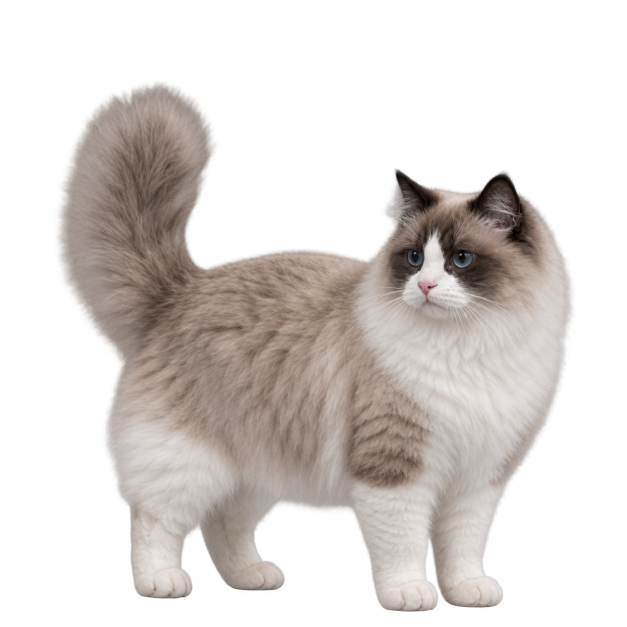
#> input picture Assets/DirectionPoses/Candidates/Raw/Stand_Left3Q_01_raw.png, 1254 x 1254 px, given in place of idle_00.png, which was not available (shown at 1/2 size)
$ python prepare_head_rig.py
#> lines starting #> are read from the running program, lines starting #| are printed output that depends on the picture; after the words box and inside, x2 and y2 are one past the last pixel; in counts of white or black regions, pixels touching at a corner belong together; pictures that were not available may be replaced by others from this repository, and a replacement may not be noted
#> in main, original is the input picture: shape (1254, 1254, 4); mean R, G, B, A 75, 69, 65.6, 104.8
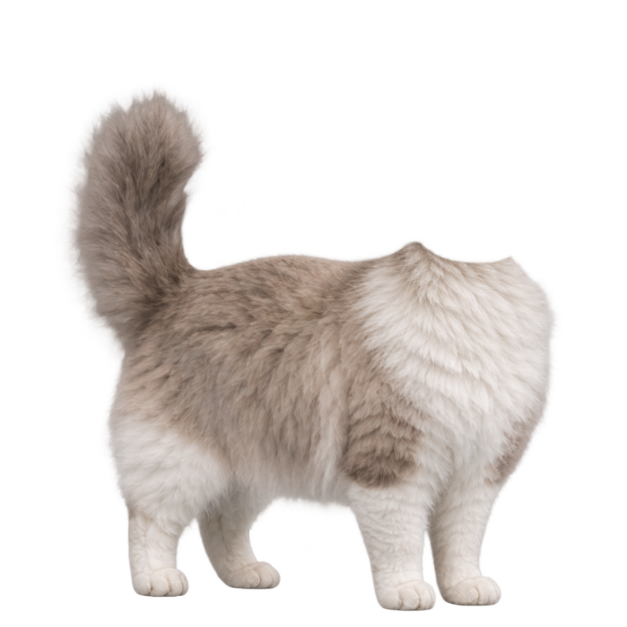
#> input picture Assets/HeadRig/Source/stand_headless_source.png, 1254 x 1254 px (shown at 1/2 size)
#> in main, generated is the input picture: shape (1254, 1254, 4); mean R, G, B, A 71.2, 65.4, 61.6, 91.8
"""Prepare Stand/Sit head-rig layers on the shared 512x512 sprite canvas."""

from __future__ import annotations

import json
from pathlib import Path

import cv2
import numpy as np
from PIL import Image, ImageFilter


ROOT = Path(__file__).resolve().parents[1]
POSES = {
    "Stand": {
        "original": ROOT / "Assets/Sprites/idle/idle_00.png",
        "headless": ROOT / "Assets/HeadRig/Source/stand_headless_source.png",
        "head": (400, 220, 115, 135),
        "clear": (400, 210, 78, 96),
        "patch": (401, 286, 86, 72),
        "neck": (403, 294, 68, 24),
        "chest": (406, 350, 76, 62),
        "pivot": (401, 278),
        "upper": (378, 330, 92, 112),
        "upper_clear": (378, 334, 72, 91),
        "upper_pivot": (370, 408),
    },
    "Sit": {
        "original": ROOT / "Assets/SpritesDense/curious_groom/curious_groom_008.png",
        "headless": ROOT / "Assets/HeadRig/Source/sit_headless_source.png",
        "head": (371, 238, 110, 135),
        "clear": (371, 226, 73, 93),
        "patch": (373, 300, 80, 70),
        "neck": (374, 307, 65, 23),
        "chest": (380, 366, 70, 64),
        "pivot": (372, 286),
        "upper": (350, 338, 94, 118),
        "upper_clear": (350, 342, 73, 96),
        "upper_pivot": (345, 420),
    },
}


def alpha_bbox(rgba: np.ndarray) -> tuple[int, int, int, int]:
    ys, xs = np.where(rgba[:, :, 3] > 20)
    return int(xs.min()), int(ys.min()), int(xs.max() + 1), int(ys.max() + 1)


def align_by_silhouette(source: np.ndarray, target: np.ndarray) -> np.ndarray:
    source = source.copy()
    rgb = source[:, :, :3]
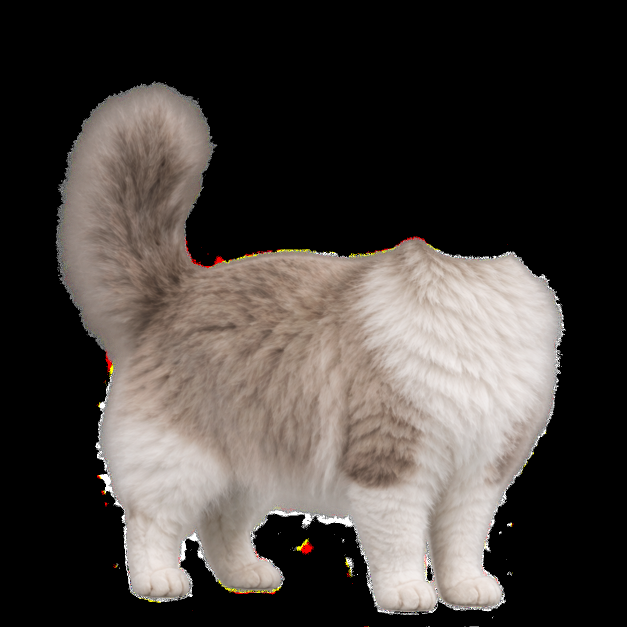
#> rgb: shape (1254, 1254, 3) (shown at 1/2 size); mean R, G, B 71.2, 65.4, 61.6
    near_black = np.max(rgb, axis=2) < 18
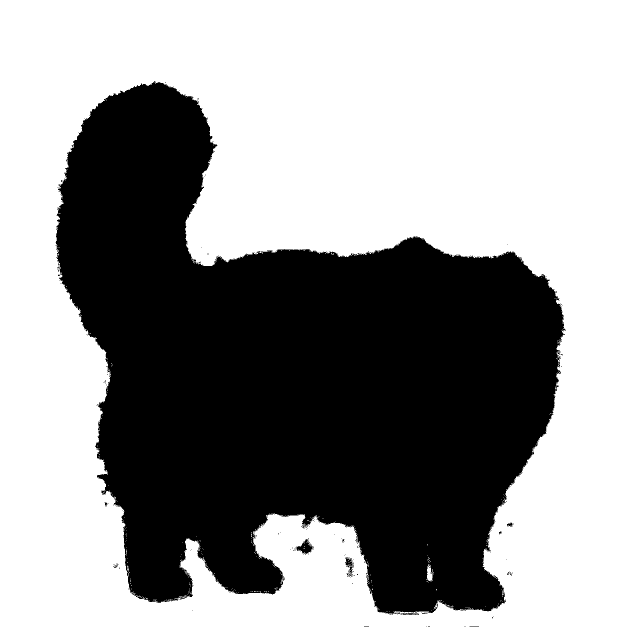
#> near_black: shape (1254, 1254) bool (shown at 1/2 size); 58.9% white; 208 black regions (201 under 20 px), largest, box (x1, y1, x2, y2) and area: (111, 162, 1132, 1230) 645634, (590, 1078, 627, 1109) 509, (690, 1114, 705, 1155) 276
    fringe_red = (rgb[:, :, 0] > 170) & (rgb[:, :, 1] < 105) & (rgb[:, :, 2] < 105)
#> fringe_red: shape (1254, 1254) bool; 0.1% white; 148 white regions (132 under 20 px), largest, box (x1, y1, x2, y2) and area: (602, 1084, 627, 1109) 338, (410, 513, 448, 536) 218, (211, 705, 225, 744) 189
    fringe_yellow = (rgb[:, :, 0] > 170) & (rgb[:, :, 1] > 110) & (rgb[:, :, 2] < 80)
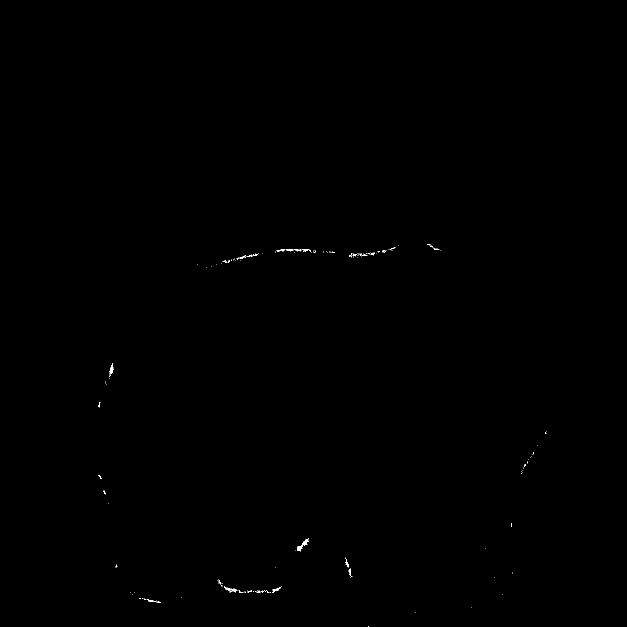
#> fringe_yellow: shape (1254, 1254) bool (shown at 1/2 size); 0.09% white in thin lines or dots, all inside (x1, y1, x2, y2) = (196, 488, 1093, 1254)
    source[near_black | fringe_red | fringe_yellow, 3] = 0
#> source: shape (1254, 1254, 4); 0.76% of pixels changed, all inside (x1, y1, x2, y2) = (0, 19, 1234, 1254)
    source[source[:, :, 3] == 0, :3] = 0
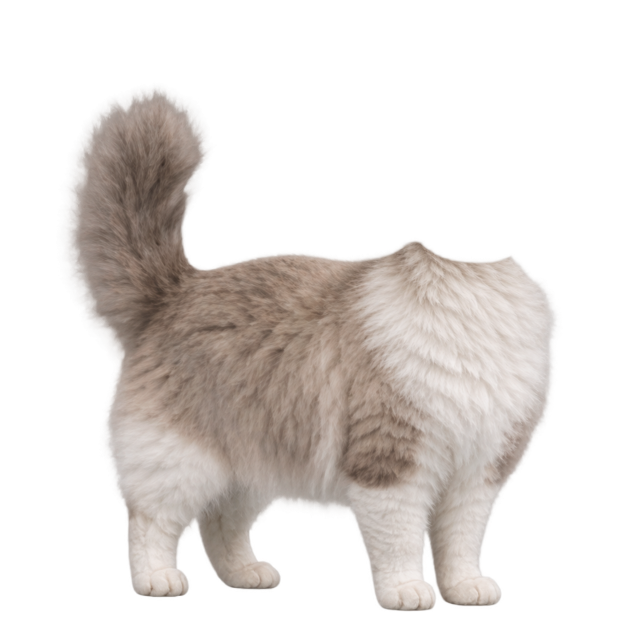
#> source: shape (1254, 1254, 4) (shown at 1/2 size); mean R, G, B, A 70.7, 65.2, 61.6, 91.8; transparent parts drawn white
    sx0, sy0, sx1, sy1 = alpha_bbox(source)
#> sx0 = 131; sy0 = 174; sx1 = 1115; sy1 = 1223
    tx0, ty0, tx1, ty1 = alpha_bbox(target)
#> tx0 = 113; ty0 = 162; tx1 = 1149; ty1 = 1224
    crop = source[sy0:sy1, sx0:sx1]
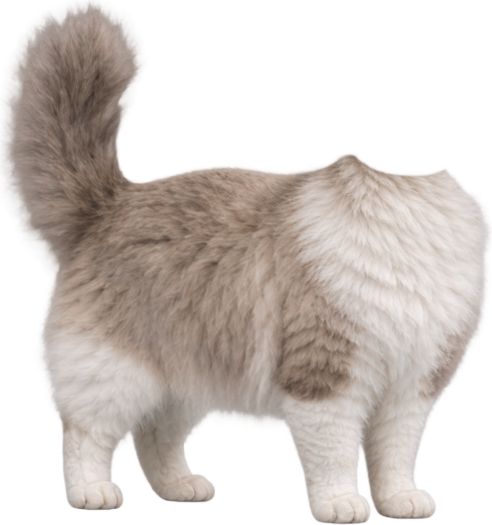
#> crop: shape (1049, 984, 4) (shown at 1/2 size); mean R, G, B, A 107.1, 98.7, 93.3, 139.8; transparent parts drawn white
    resized = cv2.resize(crop, (tx1 - tx0, ty1 - ty0), interpolation=cv2.INTER_LANCZOS4)
    aligned = np.zeros_like(target)
    aligned[ty0:ty1, tx0:tx1] = resized
    return aligned


def ellipse_mask(size: tuple[int, int], spec: tuple[int, int, int, int], blur: float) -> np.ndarray:
    cx, cy, rx, ry = spec
    yy, xx = np.ogrid[: size[1], : size[0]]
    raw = (((xx - cx) / rx) ** 2 + ((yy - cy) / ry) ** 2 <= 1).astype(np.uint8) * 255
    return np.asarray(Image.fromarray(raw, "L").filter(ImageFilter.GaussianBlur(blur))) / 255.0


def masked(source: np.ndarray, mask: np.ndarray) -> np.ndarray:
    out = source.copy()
    out[:, :, 3] = np.clip(out[:, :, 3].astype(np.float32) * mask, 0, 255).astype(np.uint8)
    out[out[:, :, 3] == 0, :3] = 0
    return out


def replace_region(original: np.ndarray, replacement: np.ndarray, mask: np.ndarray) -> np.ndarray:
    m = mask[:, :, None]
    out = original.astype(np.float32) * (1 - m) + replacement.astype(np.float32) * m
    out = np.clip(out, 0, 255).astype(np.uint8)
    out[out[:, :, 3] == 0, :3] = 0
    return out


def main() -> None:
    manifest = {"canvas": [512, 512], "poses": {}}
    for name, cfg in POSES.items():
        original = np.asarray(Image.open(cfg["original"]).convert("RGBA"))
        generated = np.asarray(Image.open(cfg["headless"]).convert("RGBA"))
        headless = align_by_silhouette(generated, original)
        size = (original.shape[1], original.shape[0])
#> size = (1254, 1254)

        head_mask = ellipse_mask(size, cfg["head"], 4.0)
        clear_mask = ellipse_mask(size, cfg["clear"], 3.0)
        patch_mask = ellipse_mask(size, cfg["patch"], 7.0)
        neck_mask = ellipse_mask(size, cfg["neck"], 4.5)
        chest_mask = ellipse_mask(size, cfg["chest"], 7.0)
        upper_mask = ellipse_mask(size, cfg["upper"], 7.0)
        upper_clear_mask = ellipse_mask(size, cfg["upper_clear"], 4.0)

        out_dir = ROOT / "Assets/HeadRig" / name
        out_dir.mkdir(parents=True, exist_ok=True)
        cleared = original.copy()
        cleared[:, :, 3] = np.clip(cleared[:, :, 3].astype(np.float32) * (1 - clear_mask), 0, 255).astype(np.uint8)
        cleared[cleared[:, :, 3] == 0, :3] = 0
        neck_fill = masked(headless, patch_mask)
        body_with_neck = Image.alpha_composite(Image.fromarray(cleared), Image.fromarray(neck_fill))
        body_with_neck_rgba = np.asarray(body_with_neck)
        upper = Image.fromarray(masked(body_with_neck_rgba, upper_mask))
        lower_body = body_with_neck_rgba.copy()
        lower_body[:, :, 3] = np.clip(lower_body[:, :, 3].astype(np.float32) * (1 - upper_clear_mask), 0, 255).astype(np.uint8)
        lower_body[lower_body[:, :, 3] == 0, :3] = 0
        body = Image.fromarray(lower_body)
        head = Image.fromarray(masked(original, head_mask))
        neck = Image.fromarray(masked(original, neck_mask))
        chest = Image.fromarray(masked(original, chest_mask))
        body.save(out_dir / "body_base.png")
        upper.save(out_dir / "upper_body.png")
        head.save(out_dir / "head.png")
        neck.save(out_dir / "neck_fur.png")
        chest.save(out_dir / "chest_fur.png")
        preview = Image.alpha_composite(body, upper)
        preview = Image.alpha_composite(preview, head)
        preview = Image.alpha_composite(preview, neck)
        preview = Image.alpha_composite(preview, chest)
        preview.save(ROOT / "Assets/HeadRig/Source" / f"{name.lower()}_assembled_preview.png")

        # Stress preview at the configured runtime limit.  This deliberately
        # exposes the edge that would gap if Head_Base had no hidden overlap.
        head_rgba = np.asarray(head)
        matrix = cv2.getRotationMatrix2D(cfg["pivot"], -7.0, 1.0)
        matrix[0, 2] += 10.0
        matrix[1, 2] -= 5.0
        moved_head = cv2.warpAffine(head_rgba, matrix, (512, 512), flags=cv2.INTER_LANCZOS4,
                                    borderMode=cv2.BORDER_CONSTANT, borderValue=(0, 0, 0, 0))
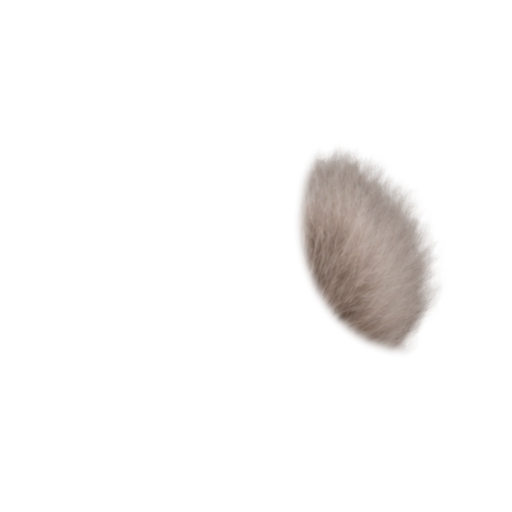
#> moved_head: shape (512, 512, 4); mean R, G, B, A 13.6, 12.2, 11.5, 16.5; transparent parts drawn white
#> (the run stopped early here; a loop or call above may not have finished)
